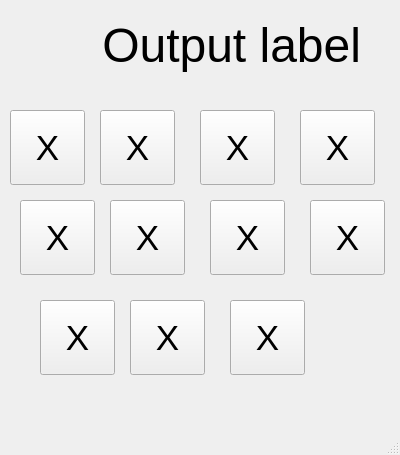
<?xml version="1.0" encoding="UTF-8"?>
<ui version="4.0">
 <class>MainWindow</class>
 <widget class="QMainWindow" name="MainWindow">
  <property name="geometry">
   <rect>
    <x>0</x>
    <y>0</y>
    <width>400</width>
    <height>455</height>
   </rect>
  </property>
  <property name="windowTitle">
   <string>MainWindow</string>
  </property>
  <widget class="QWidget" name="centralwidget">
   <widget class="QLabel" name="label">
    <property name="geometry">
     <rect>
      <x>40</x>
      <y>10</y>
      <width>321</width>
      <height>71</height>
     </rect>
    </property>
    <property name="font">
     <font>
      <pointsize>36</pointsize>
     </font>
    </property>
    <property name="text">
     <string>Output label</string>
    </property>
    <property name="alignment">
     <set>Qt::AlignRight|Qt::AlignTrailing|Qt::AlignVCenter</set>
    </property>
   </widget>
   <widget class="QPushButton" name="pushButton">
    <property name="geometry">
     <rect>
      <x>10</x>
      <y>110</y>
      <width>75</width>
      <height>75</height>
     </rect>
    </property>
    <property name="font">
     <font>
      <pointsize>26</pointsize>
     </font>
    </property>
    <property name="text">
     <string>X</string>
    </property>
   </widget>
   <widget class="QPushButton" name="pushButton_2">
    <property name="geometry">
     <rect>
      <x>100</x>
      <y>110</y>
      <width>75</width>
      <height>75</height>
     </rect>
    </property>
    <property name="font">
     <font>
      <pointsize>26</pointsize>
     </font>
    </property>
    <property name="text">
     <string>X</string>
    </property>
   </widget>
   <widget class="QPushButton" name="pushButton_3">
    <property name="geometry">
     <rect>
      <x>200</x>
      <y>110</y>
      <width>75</width>
      <height>75</height>
     </rect>
    </property>
    <property name="font">
     <font>
      <pointsize>26</pointsize>
     </font>
    </property>
    <property name="text">
     <string>X</string>
    </property>
   </widget>
   <widget class="QPushButton" name="pushButton_4">
    <property name="geometry">
     <rect>
      <x>300</x>
      <y>110</y>
      <width>75</width>
      <height>75</height>
     </rect>
    </property>
    <property name="font">
     <font>
      <pointsize>26</pointsize>
     </font>
    </property>
    <property name="text">
     <string>X</string>
    </property>
   </widget>
   <widget class="QPushButton" name="pushButton_5">
    <property name="geometry">
     <rect>
      <x>40</x>
      <y>300</y>
      <width>75</width>
      <height>75</height>
     </rect>
    </property>
    <property name="font">
     <font>
      <pointsize>26</pointsize>
     </font>
    </property>
    <property name="text">
     <string>X</string>
    </property>
   </widget>
   <widget class="QPushButton" name="pushButton_6">
    <property name="geometry">
     <rect>
      <x>230</x>
      <y>300</y>
      <width>75</width>
      <height>75</height>
     </rect>
    </property>
    <property name="font">
     <font>
      <pointsize>26</pointsize>
     </font>
    </property>
    <property name="text">
     <string>X</string>
    </property>
   </widget>
   <widget class="QPushButton" name="pushButton_7">
    <property name="geometry">
     <rect>
      <x>570</x>
      <y>370</y>
      <width>75</width>
      <height>75</height>
     </rect>
    </property>
    <property name="font">
     <font>
      <pointsize>26</pointsize>
     </font>
    </property>
    <property name="text">
     <string>X</string>
    </property>
   </widget>
   <widget class="QPushButton" name="pushButton_8">
    <property name="geometry">
     <rect>
      <x>130</x>
      <y>300</y>
      <width>75</width>
      <height>75</height>
     </rect>
    </property>
    <property name="font">
     <font>
      <pointsize>26</pointsize>
     </font>
    </property>
    <property name="text">
     <string>X</string>
    </property>
   </widget>
   <widget class="QPushButton" name="pushButton_9">
    <property name="geometry">
     <rect>
      <x>20</x>
      <y>200</y>
      <width>75</width>
      <height>75</height>
     </rect>
    </property>
    <property name="font">
     <font>
      <pointsize>26</pointsize>
     </font>
    </property>
    <property name="text">
     <string>X</string>
    </property>
   </widget>
   <widget class="QPushButton" name="pushButton_10">
    <property name="geometry">
     <rect>
      <x>210</x>
      <y>200</y>
      <width>75</width>
      <height>75</height>
     </rect>
    </property>
    <property name="font">
     <font>
      <pointsize>26</pointsize>
     </font>
    </property>
    <property name="text">
     <string>X</string>
    </property>
   </widget>
   <widget class="QPushButton" name="pushButton_11">
    <property name="geometry">
     <rect>
      <x>310</x>
      <y>200</y>
      <width>75</width>
      <height>75</height>
     </rect>
    </property>
    <property name="font">
     <font>
      <pointsize>26</pointsize>
     </font>
    </property>
    <property name="text">
     <string>X</string>
    </property>
   </widget>
   <widget class="QPushButton" name="pushButton_12">
    <property name="geometry">
     <rect>
      <x>110</x>
      <y>200</y>
      <width>75</width>
      <height>75</height>
     </rect>
    </property>
    <property name="font">
     <font>
      <pointsize>26</pointsize>
     </font>
    </property>
    <property name="text">
     <string>X</string>
    </property>
   </widget>
  </widget>
  <widget class="QMenuBar" name="menubar">
   <property name="geometry">
    <rect>
     <x>0</x>
     <y>0</y>
     <width>400</width>
     <height>22</height>
    </rect>
   </property>
  </widget>
  <widget class="QStatusBar" name="statusbar"/>
 </widget>
 <resources/>
 <connections/>
</ui>
